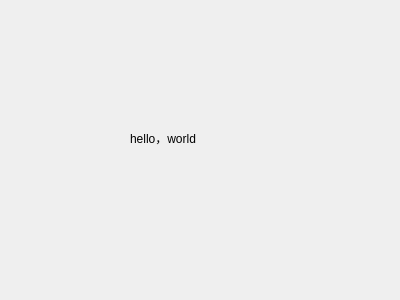
<?xml version="1.0" encoding="UTF-8"?>
<ui version="4.0">
 <class>Dialog</class>
 <widget class="QDialog" name="Dialog">
  <property name="geometry">
   <rect>
    <x>0</x>
    <y>0</y>
    <width>400</width>
    <height>300</height>
   </rect>
  </property>
  <property name="windowTitle">
   <string>Dialog</string>
  </property>
  <widget class="QLabel" name="label">
   <property name="geometry">
    <rect>
     <x>130</x>
     <y>130</y>
     <width>81</width>
     <height>16</height>
    </rect>
   </property>
   <property name="whatsThis">
    <string>&lt;html&gt;&lt;head/&gt;&lt;body&gt;&lt;p&gt;hello,world.&lt;/p&gt;&lt;/body&gt;&lt;/html&gt;</string>
   </property>
   <property name="text">
    <string>hello，world</string>
   </property>
  </widget>
 </widget>
 <layoutdefault spacing="6" margin="11"/>
 <resources/>
 <connections/>
</ui>
